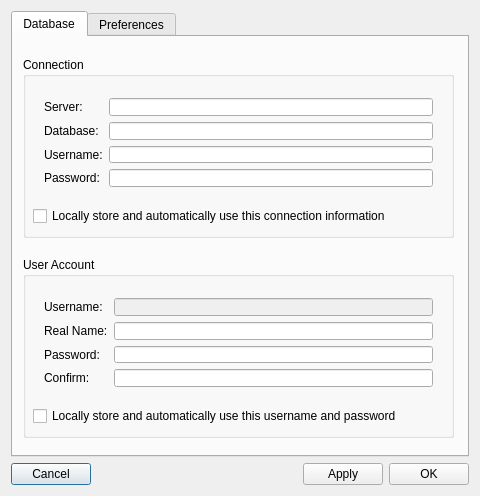
<?xml version="1.0" encoding="UTF-8"?>
<ui version="4.0">
 <class>OptionsUI</class>
 <widget class="QDialog" name="OptionsUI">
  <property name="windowModality">
   <enum>Qt::ApplicationModal</enum>
  </property>
  <property name="geometry">
   <rect>
    <x>0</x>
    <y>0</y>
    <width>480</width>
    <height>496</height>
   </rect>
  </property>
  <property name="sizePolicy">
   <sizepolicy hsizetype="Fixed" vsizetype="Fixed">
    <horstretch>0</horstretch>
    <verstretch>0</verstretch>
   </sizepolicy>
  </property>
  <property name="windowTitle">
   <string>Options</string>
  </property>
  <layout class="QVBoxLayout" name="verticalLayout">
   <item>
    <widget class="QTabWidget" name="tbTabs">
     <property name="currentIndex">
      <number>0</number>
     </property>
     <widget class="QWidget" name="tab">
      <attribute name="title">
       <string>Database</string>
      </attribute>
      <widget class="QGroupBox" name="groupBox">
       <property name="geometry">
        <rect>
         <x>10</x>
         <y>20</y>
         <width>431</width>
         <height>181</height>
        </rect>
       </property>
       <property name="title">
        <string>Connection</string>
       </property>
       <widget class="QCheckBox" name="chkSaveConnection">
        <property name="geometry">
         <rect>
          <x>10</x>
          <y>150</y>
          <width>411</width>
          <height>18</height>
         </rect>
        </property>
        <property name="text">
         <string>Locally store and automatically use this connection information</string>
        </property>
       </widget>
       <widget class="QWidget" name="formLayoutWidget">
        <property name="geometry">
         <rect>
          <x>10</x>
          <y>30</y>
          <width>411</width>
          <height>111</height>
         </rect>
        </property>
        <layout class="QFormLayout" name="formLayout">
         <item row="0" column="0">
          <widget class="QLabel" name="label">
           <property name="text">
            <string>Server:</string>
           </property>
          </widget>
         </item>
         <item row="1" column="0">
          <widget class="QLabel" name="label_2">
           <property name="text">
            <string>Database:</string>
           </property>
          </widget>
         </item>
         <item row="2" column="0">
          <widget class="QLabel" name="label_3">
           <property name="text">
            <string>Username:</string>
           </property>
          </widget>
         </item>
         <item row="3" column="0">
          <widget class="QLabel" name="label_4">
           <property name="text">
            <string>Password:</string>
           </property>
          </widget>
         </item>
         <item row="0" column="1">
          <widget class="QLineEdit" name="txtDBServer"/>
         </item>
         <item row="1" column="1">
          <widget class="QLineEdit" name="txtDBDatabase"/>
         </item>
         <item row="2" column="1">
          <widget class="QLineEdit" name="txtDBUsername"/>
         </item>
         <item row="3" column="1">
          <widget class="QLineEdit" name="txtDBPassword">
           <property name="echoMode">
            <enum>QLineEdit::Password</enum>
           </property>
          </widget>
         </item>
        </layout>
       </widget>
      </widget>
      <widget class="QGroupBox" name="groupBox_2">
       <property name="geometry">
        <rect>
         <x>10</x>
         <y>220</y>
         <width>431</width>
         <height>181</height>
        </rect>
       </property>
       <property name="title">
        <string>User Account</string>
       </property>
       <widget class="QWidget" name="formLayoutWidget_2">
        <property name="geometry">
         <rect>
          <x>10</x>
          <y>30</y>
          <width>411</width>
          <height>111</height>
         </rect>
        </property>
        <layout class="QFormLayout" name="formLayout_2">
         <item row="0" column="0">
          <widget class="QLabel" name="label_5">
           <property name="text">
            <string>Username:</string>
           </property>
          </widget>
         </item>
         <item row="1" column="0">
          <widget class="QLabel" name="label_6">
           <property name="text">
            <string>Real Name:</string>
           </property>
          </widget>
         </item>
         <item row="2" column="0">
          <widget class="QLabel" name="label_7">
           <property name="text">
            <string>Password:</string>
           </property>
          </widget>
         </item>
         <item row="3" column="0">
          <widget class="QLabel" name="label_8">
           <property name="text">
            <string>Confirm:</string>
           </property>
           <property name="wordWrap">
            <bool>false</bool>
           </property>
          </widget>
         </item>
         <item row="0" column="1">
          <widget class="QLineEdit" name="txtUserUsername">
           <property name="enabled">
            <bool>false</bool>
           </property>
          </widget>
         </item>
         <item row="1" column="1">
          <widget class="QLineEdit" name="txtUserRealName"/>
         </item>
         <item row="2" column="1">
          <widget class="QLineEdit" name="txtUserPassword">
           <property name="echoMode">
            <enum>QLineEdit::Password</enum>
           </property>
          </widget>
         </item>
         <item row="3" column="1">
          <widget class="QLineEdit" name="txtUserConfirm">
           <property name="echoMode">
            <enum>QLineEdit::Password</enum>
           </property>
          </widget>
         </item>
        </layout>
       </widget>
       <widget class="QCheckBox" name="chkSaveAccount">
        <property name="geometry">
         <rect>
          <x>10</x>
          <y>150</y>
          <width>411</width>
          <height>18</height>
         </rect>
        </property>
        <property name="text">
         <string>Locally store and automatically use this username and password</string>
        </property>
       </widget>
      </widget>
     </widget>
     <widget class="QWidget" name="tab_2">
      <attribute name="title">
       <string>Preferences</string>
      </attribute>
      <widget class="QGroupBox" name="groupBox_3">
       <property name="geometry">
        <rect>
         <x>10</x>
         <y>20</y>
         <width>431</width>
         <height>71</height>
        </rect>
       </property>
       <property name="title">
        <string>Food Selection</string>
       </property>
       <widget class="QCheckBox" name="chkDefaultToIncludeRefuse">
        <property name="geometry">
         <rect>
          <x>20</x>
          <y>30</y>
          <width>391</width>
          <height>21</height>
         </rect>
        </property>
        <property name="text">
         <string>Include inedible food parts in weight by default</string>
        </property>
       </widget>
      </widget>
     </widget>
    </widget>
   </item>
   <item>
    <layout class="QHBoxLayout" name="horizontalLayout">
     <item>
      <widget class="QPushButton" name="btnCancel">
       <property name="text">
        <string>Cancel</string>
       </property>
      </widget>
     </item>
     <item>
      <spacer name="horizontalSpacer">
       <property name="orientation">
        <enum>Qt::Horizontal</enum>
       </property>
       <property name="sizeHint" stdset="0">
        <size>
         <width>40</width>
         <height>20</height>
        </size>
       </property>
      </spacer>
     </item>
     <item>
      <widget class="QPushButton" name="btnApply">
       <property name="text">
        <string>Apply</string>
       </property>
      </widget>
     </item>
     <item>
      <widget class="QPushButton" name="btnOK">
       <property name="text">
        <string>OK</string>
       </property>
      </widget>
     </item>
    </layout>
   </item>
  </layout>
 </widget>
 <layoutdefault spacing="6" margin="11"/>
 <resources/>
 <connections/>
</ui>
